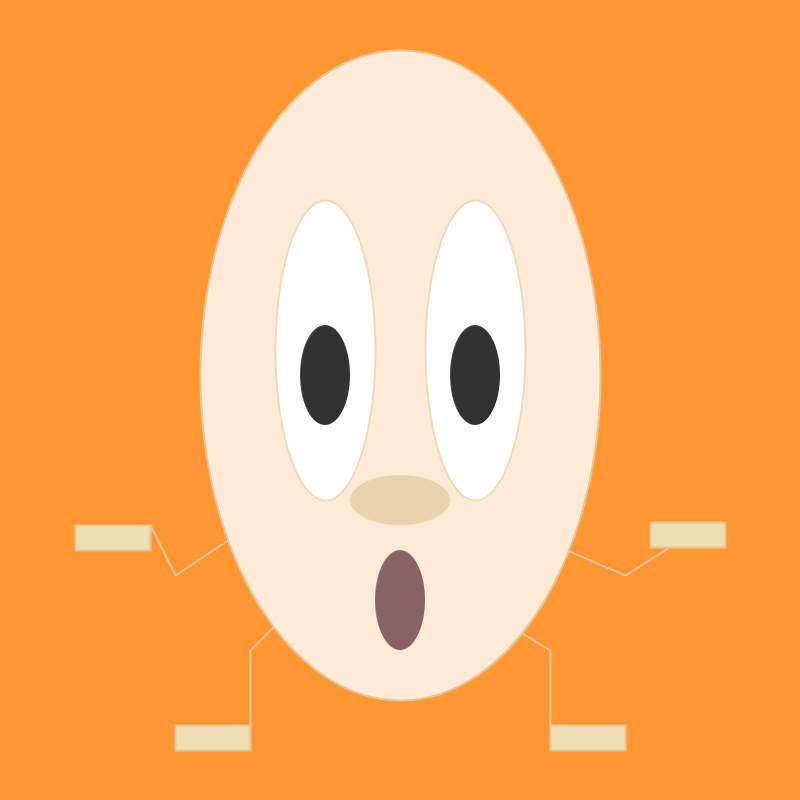
Frame 1 (no input)
Frame 60 (the mouse pressed at the canvas centre just before this capture): identical to frame 1, image omitted
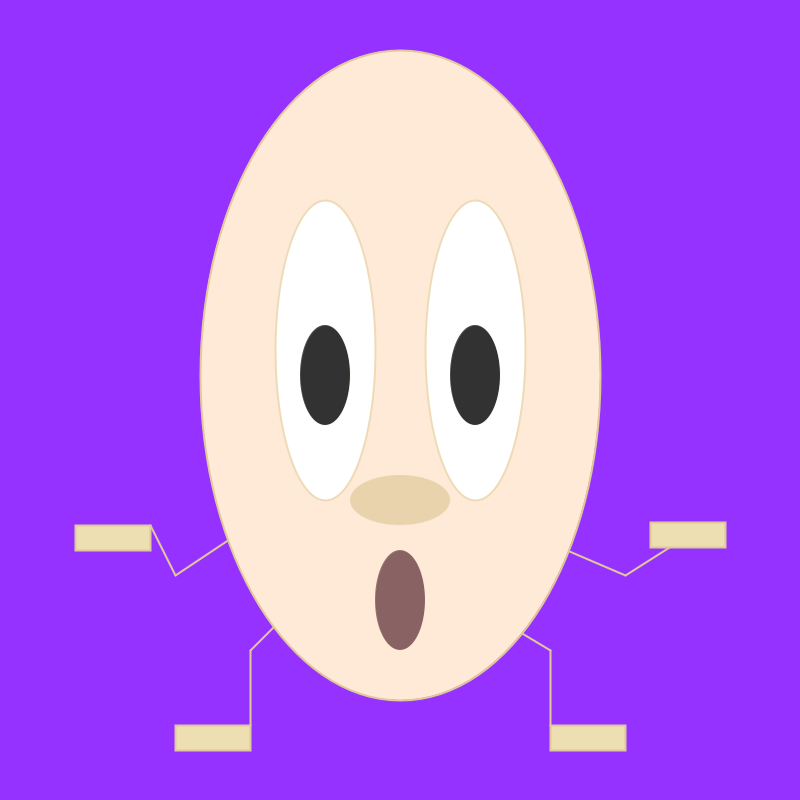
Frame 120 (the mouse held since frame 60 and released just before this capture)

The Processing sketch that drew these frames (run headless with seeded random() and noise(); from frame 60 on, the mouse is pressed at the canvas centre):

// Processing sketch: processing_73103
// ── processing_73103.pde

int localX = 400;
int localY = 400;

int r1 =  224;    int g1 =  200;    int b1 =  154;
int r2 =  237;    int g2 =  223;    int b2 =  177;
int r3 =  255;    int g3 =  234;    int b3 =  215;
int r4 =  232;    int g4 =  219;    int b4 =  184;
int r5 =  137;    int g5 =  211;    int b5 =  173;
                  int g6 =   99;    int b6 =   99;

// creature's right hand local origin, and right hand offsets
int rHandX  = 288;
int rHandY  = 135;
int rHandTX =  0;
int rHandTY =  0;

//x+288 , y+135

// to make mouse moves relative
int relX = 0;
int relY = 0;

// mousePressed() is called once every time a mouse button is pressed
//     catch relative values to use dragging the right hand around

void mousePressed() {
  relX = mouseX;
  relY = mouseY;
}

//
// mouseReleased() is called once every time a mouse button is pressed
//     set new right hand local origin, and clear offsets

void mouseReleased() {
  rHandX  = rHandX - rHandTX;
  rHandY  = rHandY - rHandTY;
  rHandTX = 0;
  rHandTY = 0;
}

//background colors

int br1 = 255;  int bg1 = 150;  int bb1 = 50;    


void setup() {
  size( 800, 800 );        // size of the window
  smooth();                // antialiasing
}

//**************************************************

void draw_creature( int x, int y ) {

      rectMode(CORNERS);
      ellipseMode(CENTER);
        
      strokeWeight(2);
      stroke(r1 , g1 , b1);
       
          line( x-150 , y+125 , x-225 , y+175 );       //LEFT ARM
          line( x-225 , y+175 , x-250 , y+125 );
       
          line( x+50  , y+100 , x+225 , y+175 );       //RIGHT ARM
          line( x+225 , y+175 , x+(rHandX-rHandTX) , y+(rHandY-rHandTY));
       
          line( x-75  , y+175 , x-150 , y+250 );
          line( x-150 , y+250 , x-150 , y+325 );       //LEGS  
         
          line( x+25  , y+175 , x+150 , y+250 );        
          line( x+150 , y+250 , x+150 , y+325 );
       
      stroke(r1 , g1 , b1);
      strokeWeight(2);
      fill(r2 , g2 , b2);
      rectMode(CENTER);
      
          rect( x+(rHandX-rHandTX) , y+(rHandY-rHandTY) , 75 , 25 );       //RIGHT HAND
      
      rectMode(CORNERS);
          rect( x-325 , y+125 , x-250 , y+150 );  //LEFT HANDDDDDDDDDD
       
          rect( x+150 , y+325 , x+225 , y+350);        //FEET
          rect( x-225 , y+325 , x-150 , y+350);
       
      fill(r3 , g3 , b3);
      stroke(r1 , g1 , b1);
      strokeWeight(2);
       
          ellipse( x , y-25 , 400 , 650);       //HEAD
       
      fill(255);
      stroke(r2 , g4 , b4);
      strokeWeight(2);
       
          ellipse( x-75 , y-50 , 100 , 300);
          ellipse( x+75 , y-50 , 100 , 300);    //EYES BIG
       
      fill(50);
      strokeWeight(0);
       
          ellipse( x+75 , y-25 , 50 , 100);     //EYES SMALL
          ellipse( x-75 , y-25 , 50 , 100);
       
      fill(r4 , g5 , b5);
       
          ellipse( x , y+100 , 100 , 50);       //NOSE
       
      fill(r5 , g6 , b6);
       
          ellipse( x , y+200 , 50  , 100);      //MOUTH
      }

void draw() {
 
     if ( mousePressed  &&  ( mouseButton == LEFT ) ) {
        localX = mouseX;
        localY = mouseY;
      }
     
       if (keyPressed) {
         br1=br1-2;
       }
       if(mouseX < width/3)  {
       background(br1,bg1,bb1);
       } else if (mouseX < 2*width/3) {
        background(bg1,bb1,br1);
       } else {
        background (bb1,br1, bb1);
       } 
       
       
        // drag the right hand around using the offsets??
      if ( mousePressed  &&  ( mouseButton == RIGHT ) ) {
        rHandTX = relX - mouseX;
        rHandTY = relY - mouseY;
        
      }
     
    
//       for ( int j=50
//       ; j<100; j+=50 ) {
//        for ( int i=100; i<=200; i+=200 ) {
    draw_creature( localX, localY );
    
//        }
    
    
  
}
  
  
   
  
  
  
  
  
//**********************************************************************************
//**********************************************************************************
//**********************************************************************************
 
  
  
  // draw the grid
  // if ( gridOn ) {
  // draw_grid();
